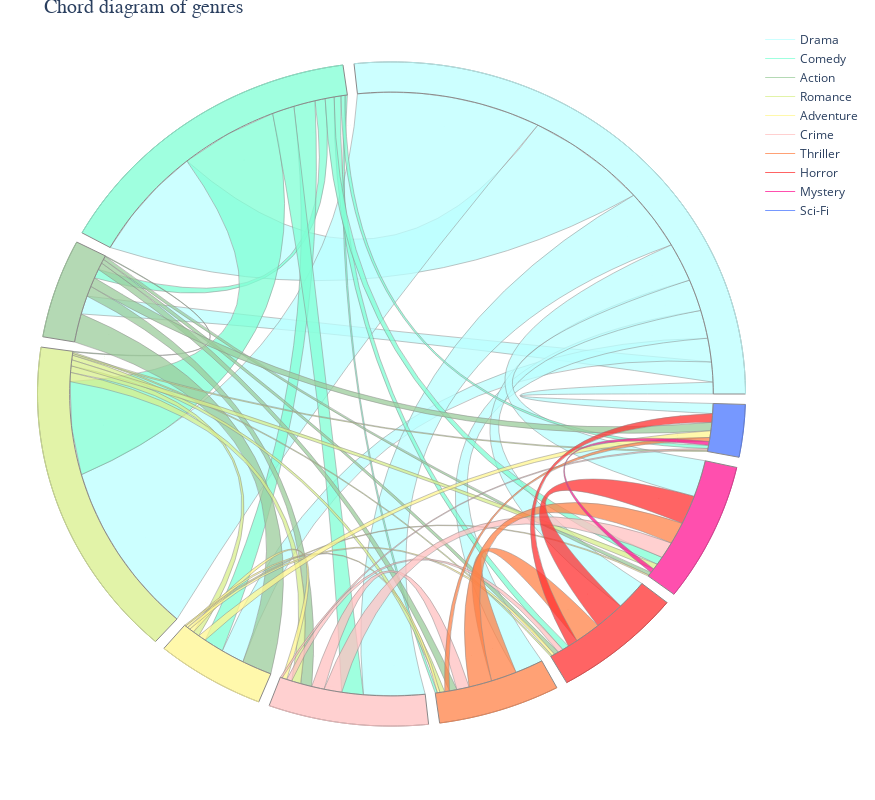

The notebook cell saved with this chart:
### Code cell
import plotly.offline as off
ideograms = []
for k in range(len(ideo_ends)):
    z = make_ideogram_arc(1.1, ideo_ends[k])
    zi = make_ideogram_arc(1.0, ideo_ends[k])
    m = len(z)
    n = len(zi)
    ideograms.append(go.Scatter(x=z.real,
                                y=z.imag,
                                mode='lines',
                                showlegend = True,
                                name = genre_list[k],
                                line=dict(
                                    color=ideo_colors[k], shape='spline', width=1),
                                text=genre_list[k]+'<br>' +
                                '{:d}'.format(row_sum[k]),
                                hoverinfo='text'
                                )
                     )

    path = 'M '
    for s in range(m):
        path += str(z.real[s])+', '+str(z.imag[s])+' L '

    Zi = np.array(zi.tolist()[::-1])

    for s in range(m):
        path += str(Zi.real[s])+', '+str(Zi.imag[s])+' L '
    path += str(z.real[0])+' ,'+str(z.imag[0])

    layout['shapes']= layout['shapes'] + ((make_ideo_shape(
        path, 'rgb(139,137,137)', ideo_colors[k])),)

data = go.Data(ideograms+ribbon_info)
fig = go.Figure(data=data, layout=layout)

fig.show()
